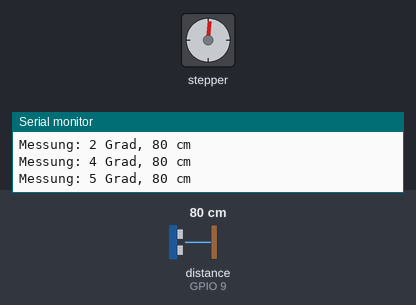
The program below on a simulated ESP32-S3. On the bench: stepper motor, the last lines printed to the serial monitor. Wiring (inferred from the names in the program): ultrasonic range finder: trigger GPIO 8; echo GPIO 9; stepper motor (2048 steps per turn assumed): coils GPIO 14, GPIO 13, GPIO 12, GPIO 11. The test bench sets the inputs (shaded band); at power-on: distance to the obstacle (sensor on GPIO 9) 80 cm. The echo pulse lasts 58.3 µs per cm.

Above: at 2.19 s.
2.4 s: distance to the obstacle (sensor on GPIO 9) set to 2 cm
At 4.24 s:
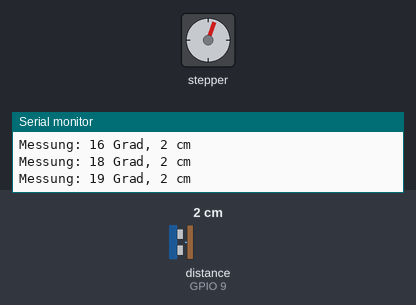
5.4 s: distance to the obstacle (sensor on GPIO 9) set to 18 cm
At 7.15 s:
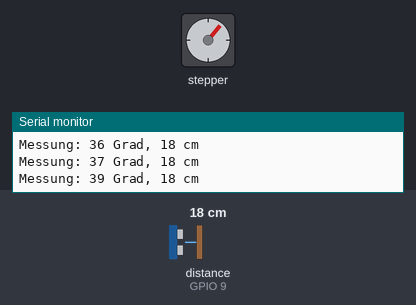
8.4 s: distance to the obstacle (sensor on GPIO 9) set to 60 cm
At 14.82 s:
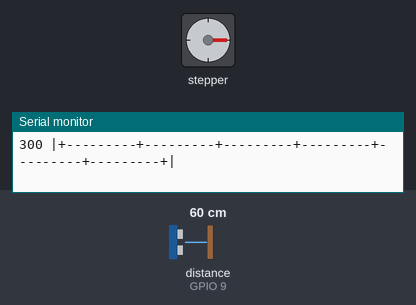
Timing chart, 0 to 20.4 s (numbered marks = the images above; inputs shaded):
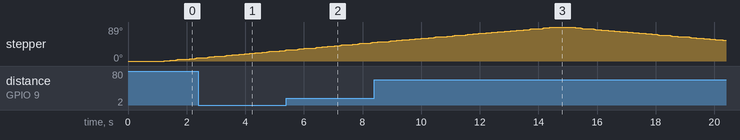

The program:

main.cpp
```cpp
#include <Arduino.h>

#include "radar_config.h"
#include "radar_sensor.h"
#include "radar_sweep.h"
#include "radar_web_server.h"
#include "sonar_map.h"
#include "stepper_motor.h"

namespace {
HardwareSerial &console = Serial0;

RadarSensor radar(RadarConfig::ULTRASONIC_TRIG_PIN, RadarConfig::ULTRASONIC_ECHO_PIN,
                  RadarConfig::MAX_DISTANCE_CM);
StepperMotor motor(RadarConfig::STEPPER_IN1_PIN, RadarConfig::STEPPER_IN2_PIN,
                    RadarConfig::STEPPER_IN3_PIN, RadarConfig::STEPPER_IN4_PIN);
SonarMap sonarMap(RadarConfig::MAX_DISTANCE_CM);
RadarSweep radarSweep(radar, motor, sonarMap);
RadarWebServer webServer(radarSweep, sonarMap);
}

void setup()
{
  console.begin(115200);
  // Dem seriellen Monitor kurz Zeit zum Oeffnen geben. Das ist besonders
  // hilfreich, wenn er direkt nach dem Upload gestartet wird.
  delay(1000);
  console.println();
  console.println("BOOT: ESP32-S3 Radar startet");
  console.println("Serielle Ausgabe: UART0 / CH343 bei 115200 Baud");
  console.flush();

  radar.begin();
  motor.begin();
  radarSweep.begin(console);
  webServer.begin(console);
}

void loop()
{
  radarSweep.update(console);
  webServer.update();
}
```

radar_sensor.cpp
```cpp
#include "radar_sensor.h"

RadarSensor::RadarSensor(uint8_t trigPin, uint8_t echoPin, uint16_t maxDistanceCm)
    : trigPin_(trigPin), echoPin_(echoPin), maxDistanceCm_(maxDistanceCm)
{
}

void RadarSensor::begin()
{
  pinMode(trigPin_, OUTPUT);
  pinMode(echoPin_, INPUT);
  digitalWrite(trigPin_, LOW);
}

unsigned long RadarSensor::measureEchoDurationUs()
{
  digitalWrite(trigPin_, LOW);
  delayMicroseconds(3);
  digitalWrite(trigPin_, HIGH);
  delayMicroseconds(10);
  digitalWrite(trigPin_, LOW);

  return pulseInLong(echoPin_, HIGH, ECHO_TIMEOUT_US);
}

int RadarSensor::readDistanceCm()
{
  int distances[SAMPLE_COUNT];
  uint8_t validSamples = 0;

  for (uint8_t sample = 0; sample < SAMPLE_COUNT; ++sample) {
    const unsigned long echoDurationUs = measureEchoDurationUs();
    const int distanceCm = echoDurationUs / 58;

    if (echoDurationUs > 0 && distanceCm > 0 && distanceCm <= maxDistanceCm_) {
      distances[validSamples++] = distanceCm;
    }
    delay(INTER_SAMPLE_DELAY_MS);
  }

  if (validSamples == 0) {
    return -1;
  }

  for (uint8_t left = 0; left + 1 < validSamples; ++left) {
    for (uint8_t right = left + 1; right < validSamples; ++right) {
      if (distances[right] < distances[left]) {
        const int temporary = distances[left];
        distances[left] = distances[right];
        distances[right] = temporary;
      }
    }
  }

  return distances[validSamples / 2];
}
```

radar_sensor.h
```cpp
#pragma once

#include <Arduino.h>

class RadarSensor {
public:
  RadarSensor(uint8_t trigPin, uint8_t echoPin, uint16_t maxDistanceCm);

  void begin();
  int readDistanceCm();

private:
  // Ein weiterer Versuch und eine groessere Pause zwischen den Triggern
  // verbessern die Chance auf schwache Echos im Fernbereich.
  static constexpr uint8_t SAMPLE_COUNT = 4;
  static constexpr uint32_t ECHO_TIMEOUT_US = 30000;
  static constexpr uint8_t INTER_SAMPLE_DELAY_MS = 35;

  uint8_t trigPin_;
  uint8_t echoPin_;
  uint16_t maxDistanceCm_;

  unsigned long measureEchoDurationUs();
};
```

radar_sweep.cpp
```cpp
#include "radar_sweep.h"

RadarSweep::RadarSweep(RadarSensor &sensor, StepperMotor &motor, SonarMap &sonarMap)
    : sensor_(sensor), motor_(motor), sonarMap_(sonarMap)
{
}

void RadarSweep::begin(Stream &output)
{
  sonarMap_.clear();
  output.println();
  output.println("ESP32-S3 Sonar-Radar gestartet");
  output.println("Startposition = sicherer Rand (0 Grad). Ein Testscan geht bis 90 Grad und zurueck.");
  output.println("Eine Karte erscheint nach jeder 90-Grad-Bewegung.");
  sampleCurrentPosition(output);
  lastStepUs_ = micros();
}

uint16_t RadarSweep::stepsBetweenSamples() const
{
  return RadarConfig::SWEEP_STEPS / (RadarConfig::SONAR_ANGLE_BINS - 1);
}

uint8_t RadarSweep::currentAngleDeg() const
{
  return map(positionSteps_, 0, RadarConfig::SWEEP_STEPS, 0, RadarConfig::SWEEP_DEGREES);
}

uint16_t RadarSweep::scanNumber() const
{
  return scanNumber_;
}

bool RadarSweep::isMovingForward() const
{
  return direction_ == RadarConfig::FORWARD_DIRECTION;
}

void RadarSweep::sampleCurrentPosition(Stream &output)
{
  const int distanceCm = sensor_.readDistanceCm();
  const uint8_t angleDeg = currentAngleDeg();

  // Diese Zeile erscheint auch vor dem ersten fertigen 90-Grad-Scan. Damit
  // lassen sich ein falscher Monitor-Port und ein fehlendes Sensor-Echo klar
  // voneinander unterscheiden.
  output.print("Messung: ");
  output.print(angleDeg);
  output.print(" Grad, ");
  if (distanceCm < 0) {
    output.println("kein Echo (ECHO/Spannungsteiler und gemeinsame Masse pruefen)");
  } else {
    output.print(distanceCm);
    output.println(" cm");
  }

  sonarMap_.recordSample(angleDeg, distanceCm);
}

void RadarSweep::finishSweep(Stream &output)
{
  sonarMap_.render(output, scanNumber_++);
  sonarMap_.clear();
  stepsSinceSample_ = 0;
  direction_ = -direction_;
}

void RadarSweep::update(Stream &output)
{
  const uint32_t nowUs = micros();
  if (nowUs - lastStepUs_ < RadarConfig::STEP_INTERVAL_US) {
    return;
  }

  lastStepUs_ = nowUs;
  motor_.step(direction_);
  positionSteps_ = static_cast<uint16_t>(static_cast<int>(positionSteps_) + direction_);
  ++stepsSinceSample_;

  const bool reachedEnd = positionSteps_ == 0 || positionSteps_ == RadarConfig::SWEEP_STEPS;
  if (stepsSinceSample_ >= stepsBetweenSamples() || reachedEnd) {
    sampleCurrentPosition(output);
    stepsSinceSample_ = 0;
  }

  if (reachedEnd) {
    finishSweep(output);
  }
}
```

radar_sweep.h
```cpp
#pragma once

#include <Arduino.h>

#include "radar_config.h"
#include "radar_sensor.h"
#include "sonar_map.h"
#include "stepper_motor.h"

class RadarSweep {
public:
  RadarSweep(RadarSensor &sensor, StepperMotor &motor, SonarMap &sonarMap);

  void begin(Stream &output);
  void update(Stream &output);
  uint8_t currentAngleDeg() const;
  uint16_t scanNumber() const;
  bool isMovingForward() const;

private:
  RadarSensor &sensor_;
  StepperMotor &motor_;
  SonarMap &sonarMap_;

  uint16_t positionSteps_ = 0;
  uint16_t stepsSinceSample_ = 0;
  uint16_t scanNumber_ = 1;
  uint32_t lastStepUs_ = 0;
  int8_t direction_ = RadarConfig::FORWARD_DIRECTION;

  uint16_t stepsBetweenSamples() const;
  void sampleCurrentPosition(Stream &output);
  void finishSweep(Stream &output);
};
```

radar_web_server.cpp
```cpp
#include "radar_web_server.h"

#include <WiFi.h>

#include "radar_config.h"
#include "web_page.h"

RadarWebServer::RadarWebServer(RadarSweep &sweep, SonarMap &sonarMap)
    : server_(RadarConfig::WEB_SERVER_PORT), sweep_(sweep), sonarMap_(sonarMap)
{
}

void RadarWebServer::begin(Stream &output)
{
  WiFi.mode(WIFI_AP);
  if (!WiFi.softAP(RadarConfig::WIFI_AP_SSID, RadarConfig::WIFI_AP_PASSWORD)) {
    output.println("WEB: WLAN-Hotspot konnte nicht gestartet werden");
    return;
  }

  server_.on("/", HTTP_GET, [this]() { handleRoot(); });
  server_.on("/api/scan", HTTP_GET, [this]() { handleScanData(); });
  server_.onNotFound([this]() { handleRoot(); });
  server_.begin();

  output.println("WEB: WLAN-Hotspot bereit");
  output.print("WEB: SSID: ");
  output.println(RadarConfig::WIFI_AP_SSID);
  output.print("WEB: http://");
  output.println(WiFi.softAPIP());
}

void RadarWebServer::update()
{
  server_.handleClient();
}

void RadarWebServer::handleRoot()
{
  server_.send_P(200, "text/html; charset=utf-8", SONAR_WEB_PAGE);
}

void RadarWebServer::handleScanData()
{
  String response;
  response.reserve(512);
  response += "{\"scan\":";
  response += sweep_.scanNumber();
  response += ",\"angle\":";
  response += sweep_.currentAngleDeg();
  response += ",\"forward\":";
  response += (sweep_.isMovingForward() ? "true" : "false");
  response += ",\"echoes\":";
  response += sonarMap_.validSampleCount();
  response += ",\"closest\":";
  response += sonarMap_.closestDistanceCm();
  response += ",\"samples\":";
  sonarMap_.appendSamplesJson(response);
  response += '}';

  server_.sendHeader("Cache-Control", "no-store");
  server_.send(200, "application/json", response);
}
```

radar_web_server.h
```cpp
#pragma once

#include <Arduino.h>
#include <WebServer.h>

#include "radar_sweep.h"
#include "sonar_map.h"

class RadarWebServer {
public:
  RadarWebServer(RadarSweep &sweep, SonarMap &sonarMap);

  void begin(Stream &output);
  void update();

private:
  WebServer server_;
  RadarSweep &sweep_;
  SonarMap &sonarMap_;

  void handleRoot();
  void handleScanData();
};
```

sonar_map.cpp
```cpp
#include "sonar_map.h"

#include <string.h>

SonarMap::SonarMap(uint16_t maxDistanceCm) : maxDistanceCm_(maxDistanceCm)
{
}

void SonarMap::clear()
{
  memset(cells_, 0, sizeof(cells_));
  memset(distanceByAngle_, 0, sizeof(distanceByAngle_));
  validSampleCount_ = 0;
  closestDistanceCm_ = 0;
}

void SonarMap::addHeat(int row, int column, uint8_t heat)
{
  if (row < 0 || row >= RadarConfig::SONAR_RANGE_BINS || column < 0 ||
      column >= RadarConfig::SONAR_ANGLE_BINS) {
    return;
  }

  if (heat > cells_[row][column]) {
    cells_[row][column] = heat;
  }
}

void SonarMap::recordSample(uint8_t angleDeg, int distanceCm)
{
  if (distanceCm < 1 || distanceCm > maxDistanceCm_) {
    return;
  }

  ++validSampleCount_;
  if (closestDistanceCm_ == 0 || distanceCm < closestDistanceCm_) {
    closestDistanceCm_ = distanceCm;
  }

  const int column = map(angleDeg, 0, RadarConfig::SWEEP_DEGREES, 0,
                         RadarConfig::SONAR_ANGLE_BINS - 1);
  const int row = map(distanceCm, 0, maxDistanceCm_, RadarConfig::SONAR_RANGE_BINS - 1, 0);
  distanceByAngle_[column] = distanceCm;

  // Ein kleiner, weich auslaufender Fleck macht einzelne Messungen gut lesbar.
  for (int rowOffset = -1; rowOffset <= 1; ++rowOffset) {
    for (int columnOffset = -2; columnOffset <= 2; ++columnOffset) {
      const uint8_t distanceFromCenter = abs(rowOffset) + abs(columnOffset);
      const int heat = MAX_HEAT - distanceFromCenter;
      if (heat > 0) {
        addHeat(row + rowOffset, column + columnOffset, heat);
      }
    }
  }
}

char SonarMap::symbolForHeat(uint8_t heat) const
{
  if (heat >= 5) return '@';
  if (heat == 4) return '#';
  if (heat == 3) return 'O';
  if (heat == 2) return 'o';
  if (heat == 1) return '.';
  return ' ';
}

char SonarMap::displaySymbol(uint8_t row, uint8_t column) const
{
  const char contact = symbolForHeat(cells_[row][column]);
  if (contact != ' ') {
    return contact;
  }

  // Reichweitenringe alle 50 cm und Radiallinien alle 15 Grad.
  const bool rangeRing = row % 5 == 0;
  const bool radialLine = column % 10 == 0;
  if (rangeRing && radialLine) return '+';
  if (rangeRing) return '-';
  if (radialLine) return '|';
  return ' ';
}

void SonarMap::printRangeLabel(Stream &output, uint8_t row) const
{
  const int distanceCm = map(row, 0, RadarConfig::SONAR_RANGE_BINS - 1, maxDistanceCm_, 0);

  if (row % 5 == 0 || row == RadarConfig::SONAR_RANGE_BINS - 1) {
    if (distanceCm < 10) output.print("  ");
    else if (distanceCm < 100) output.print(" ");
    output.print(distanceCm);
    output.print(" |");
  } else {
    output.print("     |");
  }
}

void SonarMap::render(Stream &output, uint16_t scanNumber) const
{
  output.println();
  output.println("    .=============================================================.");
  output.println("    |                 U-BOOT SONAR // AKTIV                      |");
  output.print("    | Scan ");
  output.print(scanNumber);
  output.print("  | Sektor: 000-");
  output.print(RadarConfig::SWEEP_DEGREES);
  output.print(" DEG | Echos: ");
  output.print(validSampleCount_);
  output.println(" |");
  output.print("    | Naechster Kontakt: ");
  if (closestDistanceCm_ == 0) {
    output.print("keiner");
  } else {
    output.print(closestDistanceCm_);
    output.print(" cm");
  }
  output.println("                                      |");
  output.println("    '============================================================='");
  output.println("       0 DEG     15        30        45        60        75      90");
  output.println(" 300cm +-------------------------------------------------------------+");

  for (uint8_t row = 0; row < RadarConfig::SONAR_RANGE_BINS; ++row) {
    printRangeLabel(output, row);
    for (uint8_t column = 0; column < RadarConfig::SONAR_ANGLE_BINS; ++column) {
      output.print(displaySymbol(row, column));
    }
    output.println('|');
  }

  output.println("       +-------------------------------------------------------------+");
  output.println("        BUG -> Suchsektor 0 bis 90 Grad");
  output.println("        @ Kontaktzentrum  # / O / o / . Echo-Staerke");
}

void SonarMap::appendSamplesJson(String &output) const
{
  output += '[';
  for (uint8_t column = 0; column < RadarConfig::SONAR_ANGLE_BINS; ++column) {
    if (column > 0) {
      output += ',';
    }
    output += distanceByAngle_[column];
  }
  output += ']';
}

uint8_t SonarMap::validSampleCount() const
{
  return validSampleCount_;
}

uint16_t SonarMap::closestDistanceCm() const
{
  return closestDistanceCm_;
}
```

sonar_map.h
```cpp
#pragma once

#include <Arduino.h>

#include "radar_config.h"

class SonarMap {
public:
  explicit SonarMap(uint16_t maxDistanceCm);

  void clear();
  void recordSample(uint8_t angleDeg, int distanceCm);
  void render(Stream &output, uint16_t scanNumber) const;
  void appendSamplesJson(String &output) const;
  uint8_t validSampleCount() const;
  uint16_t closestDistanceCm() const;

private:
  static constexpr uint8_t MAX_HEAT = 5;

  uint16_t maxDistanceCm_;
  uint8_t cells_[RadarConfig::SONAR_RANGE_BINS][RadarConfig::SONAR_ANGLE_BINS] = {};
  uint16_t distanceByAngle_[RadarConfig::SONAR_ANGLE_BINS] = {};
  uint8_t validSampleCount_ = 0;
  uint16_t closestDistanceCm_ = 0;

  void addHeat(int row, int column, uint8_t heat);
  char symbolForHeat(uint8_t heat) const;
  char displaySymbol(uint8_t row, uint8_t column) const;
  void printRangeLabel(Stream &output, uint8_t row) const;
};
```

stepper_motor.cpp
```cpp
#include "stepper_motor.h"

namespace {
// Vollschrittfolge fuer einen ULN2003 mit einem 28BYJ-48.
constexpr uint8_t COIL_PATTERNS[] = {0b0001, 0b0010, 0b0100, 0b1000};
constexpr uint8_t PATTERN_COUNT = sizeof(COIL_PATTERNS) / sizeof(COIL_PATTERNS[0]);
}

StepperMotor::StepperMotor(uint8_t in1Pin, uint8_t in2Pin, uint8_t in3Pin, uint8_t in4Pin)
    : pins_{in1Pin, in2Pin, in3Pin, in4Pin}
{
}

void StepperMotor::begin()
{
  for (const uint8_t pin : pins_) {
    pinMode(pin, OUTPUT);
  }
  release();
}

void StepperMotor::writeCoilPattern(uint8_t pattern)
{
  for (uint8_t index = 0; index < 4; ++index) {
    digitalWrite(pins_[index], (pattern & (1 << index)) ? HIGH : LOW);
  }
}

void StepperMotor::step(int8_t direction)
{
  if (direction > 0) {
    coilIndex_ = (coilIndex_ + 1) % PATTERN_COUNT;
  } else {
    coilIndex_ = (coilIndex_ + PATTERN_COUNT - 1) % PATTERN_COUNT;
  }

  writeCoilPattern(COIL_PATTERNS[coilIndex_]);
}

void StepperMotor::release()
{
  writeCoilPattern(0);
}
```

stepper_motor.h
```cpp
#pragma once

#include <Arduino.h>

class StepperMotor {
public:
  StepperMotor(uint8_t in1Pin, uint8_t in2Pin, uint8_t in3Pin, uint8_t in4Pin);

  void begin();
  void step(int8_t direction);
  void release();

private:
  uint8_t pins_[4];
  uint8_t coilIndex_ = 0;

  void writeCoilPattern(uint8_t pattern);
};
```

radar_config.h
```cpp
#pragma once

#include <Arduino.h>

namespace RadarConfig {
constexpr uint8_t ULTRASONIC_TRIG_PIN = 8;
constexpr uint8_t ULTRASONIC_ECHO_PIN = 9;
constexpr uint16_t MAX_DISTANCE_CM = 300;

// ULN2003: Diese Reihenfolge entspricht der Beschriftung IN1 bis IN4 auf dem Treiber.
constexpr uint8_t STEPPER_IN1_PIN = 14;
constexpr uint8_t STEPPER_IN2_PIN = 13;
constexpr uint8_t STEPPER_IN3_PIN = 12;
constexpr uint8_t STEPPER_IN4_PIN = 11;

// Standardwert fuer einen 5-V-28BYJ-48 im Vollschrittmodus.
constexpr uint16_t STEPS_PER_REVOLUTION = 2048;
constexpr uint8_t SWEEP_DEGREES = 90;
constexpr uint16_t SWEEP_STEPS = (STEPS_PER_REVOLUTION * SWEEP_DEGREES) / 360;
constexpr uint32_t STEP_INTERVAL_US = 8000;
constexpr int8_t FORWARD_DIRECTION = 1;

constexpr uint8_t SONAR_ANGLE_BINS = 61;
// 31 Zeilen ergeben bei 0 bis 300 cm exakte 50-cm-Reichweitenringe.
constexpr uint8_t SONAR_RANGE_BINS = 31;

// Das Radar erzeugt sein eigenes WLAN. Passwort vor dem Einsatz ausserhalb
// eines privaten Testaufbaus unbedingt aendern.
constexpr char WIFI_AP_SSID[] = "ESP32-Sonar";
constexpr char WIFI_AP_PASSWORD[] = "sonar-radar";
constexpr uint16_t WEB_SERVER_PORT = 80;
}
```

Source omitted: web_page.h (6302 bytes)
